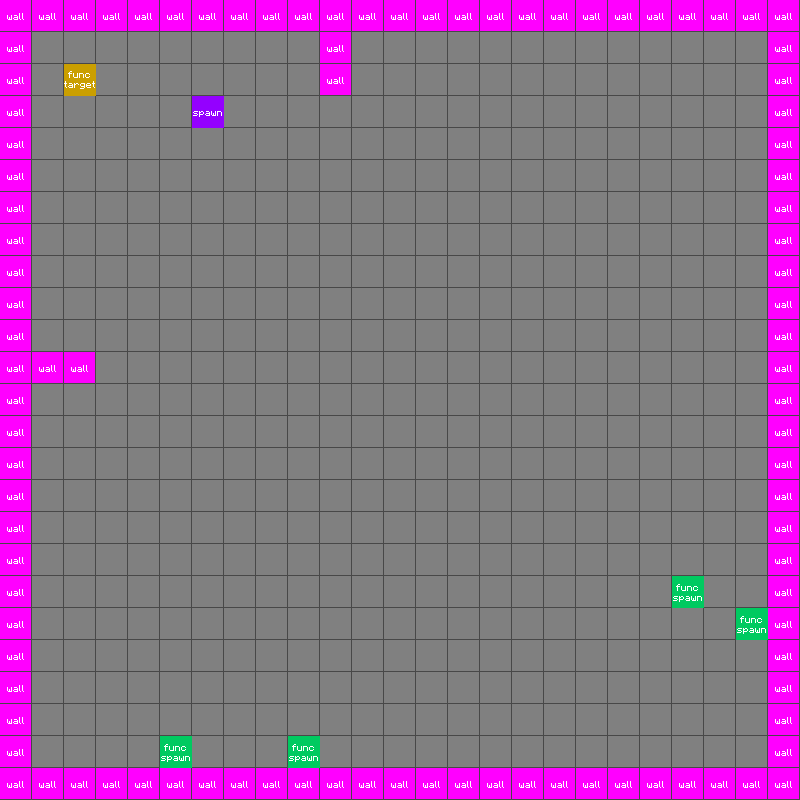

Below is a game level as drawn by its tile map, then a one-line description and the .tmx that defines it (tile-layer data replaced by summaries):
An orthogonal 25x25 tile map with 32x32 px tiles, 3 tile layers (Ground, Game, Collision), 2 tilesets.

<map version="1.0" orientation="orthogonal" width="25" height="25" tilewidth="32" tileheight="32">
 <tileset firstgid="1" name="generic_tiles" tilewidth="32" tileheight="32">
  <image source="generic_tiles.png" width="256" height="96" />
  <tile id="8">
   <properties>
    <property name="classname" value="func_spawn" />
    <property name="max_entities" value="1" />
    <property name="spawn_class" value="Enemy" />
   </properties>
  </tile>
  <tile id="10">
   <properties>
    <property name="classname" value="func_target" />
   </properties>
  </tile>
  <tile id="12">
   <properties>
    <property name="classname" value="info_player_spawn" />
   </properties>
  </tile>
 </tileset>
 <tileset firstgid="25" name="orthotiles" tilewidth="32" tileheight="32">
  <image source="orthotiles.png" width="128" height="128" />
  <tile id="0">
   <properties>
    <property name="classname" value="func_target" />
   </properties>
  </tile>
  <tile id="2">
   <properties>
    <property name="classname" value="info_player_spawn" />
   </properties>
  </tile>
  <tile id="3">
   <properties>
    <property name="classname" value="func_spawn" />
    <property name="spawn_class" value="Enemy" />
    <property name="spawn_time" value="0.5" />
   </properties>
  </tile>
 </tileset>
 <layer name="Ground" width="25" height="25">
  <data>[625 cells, 625 non-empty, 2 distinct tile ids]</data>
 </layer>
 <layer name="Game" width="25" height="25">
  <data>[625 cells, 6 non-empty, 3 distinct tile ids]</data>
 </layer>
 <layer name="Collision" width="25" height="25">
  <data>[625 cells, 100 non-empty, 1 distinct tile ids]</data>
 </layer>
</map>
